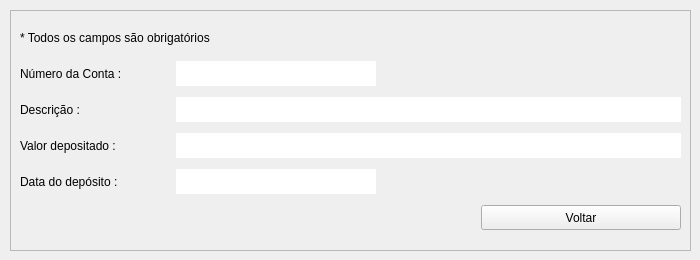
         <widget class="QWidget" name="tab_visualizarDeposito">
          <attribute name="title">
           <string>Visualizar Depósito</string>
          </attribute>
          <widget class="QFrame" name="frame_visualizarDeposito">
           <property name="geometry">
            <rect>
             <x>10</x>
             <y>10</y>
             <width>681</width>
             <height>241</height>
            </rect>
           </property>
           <property name="frameShape">
            <enum>QFrame::StyledPanel</enum>
           </property>
           <property name="frameShadow">
            <enum>QFrame::Raised</enum>
           </property>
           <layout class="QGridLayout" name="gridLayout">
            <item row="3" column="1" colspan="3">
             <widget class="QLabel" name="label_visualizarDepositoValor">
              <property name="minimumSize">
               <size>
                <width>0</width>
                <height>25</height>
               </size>
              </property>
              <property name="maximumSize">
               <size>
                <width>16777215</width>
                <height>25</height>
               </size>
              </property>
              <property name="styleSheet">
               <string notr="true">background-color: rgb(255, 255, 255);
font: 12pt &quot;Segoe UI&quot;;</string>
              </property>
              <property name="text">
               <string/>
              </property>
             </widget>
            </item>
            <item row="3" column="0">
             <widget class="QLabel" name="label_titVisualizarDepositoValor">
              <property name="minimumSize">
               <size>
                <width>150</width>
                <height>25</height>
               </size>
              </property>
              <property name="maximumSize">
               <size>
                <width>150</width>
                <height>25</height>
               </size>
              </property>
              <property name="styleSheet">
               <string notr="true">font: 12pt &quot;Segoe UI&quot;;</string>
              </property>
              <property name="text">
               <string>Valor depositado :</string>
              </property>
              <property name="alignment">
               <set>Qt::AlignJustify|Qt::AlignVCenter</set>
              </property>
             </widget>
            </item>
            <item row="4" column="1">
             <widget class="QLabel" name="label_visualizarDepositoData">
              <property name="minimumSize">
               <size>
                <width>200</width>
                <height>25</height>
               </size>
              </property>
              <property name="maximumSize">
               <size>
                <width>200</width>
                <height>25</height>
               </size>
              </property>
              <property name="styleSheet">
               <string notr="true">background-color: rgb(255, 255, 255);
font: 12pt &quot;Segoe UI&quot;;</string>
              </property>
              <property name="text">
               <string/>
              </property>
             </widget>
            </item>
            <item row="1" column="0">
             <widget class="QLabel" name="label_titVisualizarDepositoNumConta">
              <property name="minimumSize">
               <size>
                <width>150</width>
                <height>25</height>
               </size>
              </property>
              <property name="maximumSize">
               <size>
                <width>150</width>
                <height>25</height>
               </size>
              </property>
              <property name="styleSheet">
               <string notr="true">font: 12pt &quot;Segoe UI&quot;;</string>
              </property>
              <property name="text">
               <string>Número da Conta :</string>
              </property>
              <property name="alignment">
               <set>Qt::AlignJustify|Qt::AlignVCenter</set>
              </property>
             </widget>
            </item>
            <item row="0" column="0" colspan="2">
             <widget class="QLabel" name="label_12">
              <property name="minimumSize">
               <size>
                <width>0</width>
                <height>25</height>
               </size>
              </property>
              <property name="maximumSize">
               <size>
                <width>16777215</width>
                <height>25</height>
               </size>
              </property>
              <property name="text">
               <string>* Todos os campos são obrigatórios</string>
              </property>
             </widget>
            </item>
            <item row="5" column="3">
             <widget class="QPushButton" name="pushButton_voltarDepositar">
              <property name="enabled">
               <bool>true</bool>
              </property>
              <property name="minimumSize">
               <size>
                <width>200</width>
                <height>25</height>
               </size>
              </property>
              <property name="maximumSize">
               <size>
                <width>200</width>
                <height>25</height>
               </size>
              </property>
              <property name="autoFillBackground">
               <bool>false</bool>
              </property>
              <property name="styleSheet">
               <string notr="true">font: 12pt &quot;Segoe UI&quot;;</string>
              </property>
              <property name="text">
               <string>Voltar</string>
              </property>
             </widget>
            </item>
            <item row="5" column="0" colspan="3">
             <spacer name="horizontalSpacer">
              <property name="orientation">
               <enum>Qt::Horizontal</enum>
              </property>
              <property name="sizeHint" stdset="0">
               <size>
                <width>452</width>
                <height>20</height>
               </size>
              </property>
             </spacer>
            </item>
            <item row="4" column="0">
             <widget class="QLabel" name="label_titVisualizarDepositoData">
              <property name="minimumSize">
               <size>
                <width>150</width>
                <height>25</height>
               </size>
              </property>
              <property name="maximumSize">
               <size>
                <width>150</width>
                <height>25</height>
               </size>
              </property>
              <property name="styleSheet">
               <string notr="true">font: 12pt &quot;Segoe UI&quot;;</string>
              </property>
              <property name="text">
               <string>Data do depósito :</string>
              </property>
              <property name="alignment">
               <set>Qt::AlignJustify|Qt::AlignVCenter</set>
              </property>
             </widget>
            </item>
            <item row="1" column="1">
             <widget class="QLabel" name="label_visualizarDepositoNumConta">
              <property name="minimumSize">
               <size>
                <width>200</width>
                <height>25</height>
               </size>
              </property>
              <property name="maximumSize">
               <size>
                <width>200</width>
                <height>25</height>
               </size>
              </property>
              <property name="styleSheet">
               <string notr="true">background-color: rgb(255, 255, 255);
font: 12pt &quot;Segoe UI&quot;;</string>
              </property>
              <property name="text">
               <string/>
              </property>
             </widget>
            </item>
            <item row="2" column="1" colspan="3">
             <widget class="QLabel" name="label_visualizarDepositoDescricao">
              <property name="minimumSize">
               <size>
                <width>0</width>
                <height>25</height>
               </size>
              </property>
              <property name="maximumSize">
               <size>
                <width>16777215</width>
                <height>25</height>
               </size>
              </property>
              <property name="styleSheet">
               <string notr="true">background-color: rgb(255, 255, 255);
font: 12pt &quot;Segoe UI&quot;;</string>
              </property>
              <property name="text">
               <string/>
              </property>
             </widget>
            </item>
            <item row="2" column="0">
             <widget class="QLabel" name="label_titVisualizarDepositoDescricao">
              <property name="minimumSize">
               <size>
                <width>150</width>
                <height>25</height>
               </size>
              </property>
              <property name="maximumSize">
               <size>
                <width>150</width>
                <height>25</height>
               </size>
              </property>
              <property name="styleSheet">
               <string notr="true">font: 12pt &quot;Segoe UI&quot;;</string>
              </property>
              <property name="text">
               <string>Descrição :</string>
              </property>
              <property name="alignment">
               <set>Qt::AlignJustify|Qt::AlignVCenter</set>
              </property>
             </widget>
            </item>
           </layout>
          </widget>
         </widget>
